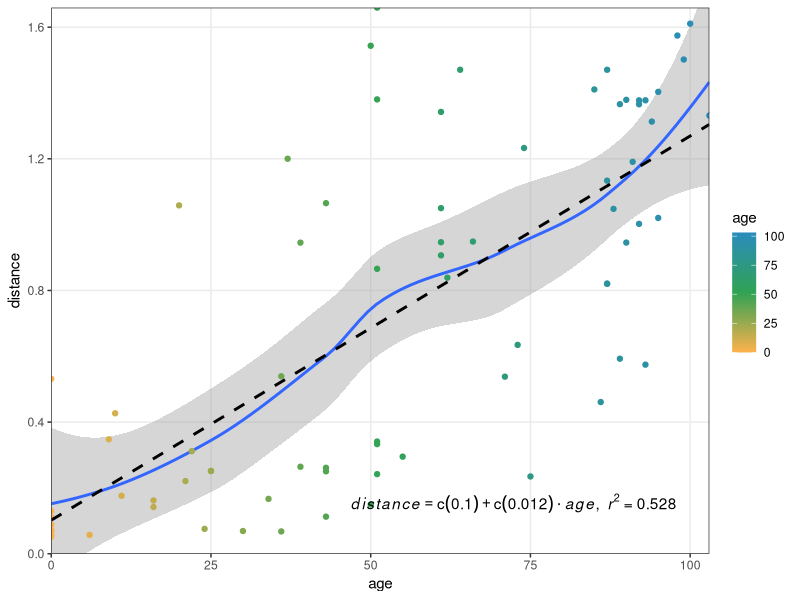
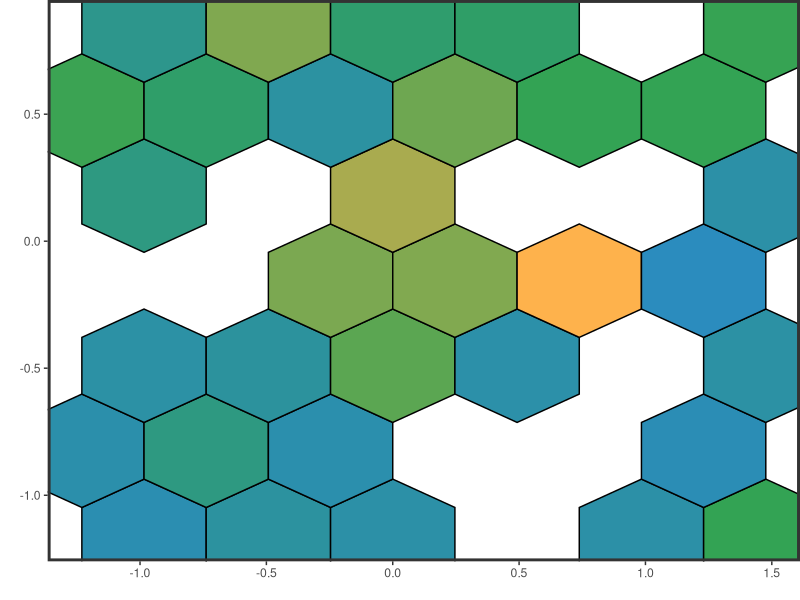

The R source for these figures, in order: (Note: this script raises an error after producing the figures.)
require(ggplot2); require(hexbin); require(gridExtra); require(reshape)

df <- read.table("age.F2.batch_intersect_mdscoords.txt", header=TRUE, comment ="", sep = "\t")
#df <- read.table("plots/mds.coords.aa.D.txt", header=TRUE, comment ="", sep = "\t")
dm <- read.table("metadata.txt", header=TRUE, comment ="", sep = "\t")
df <- merge(df,dm,by.x="lbl",by.y="label")

# compute distance, fit model
df$r <- sqrt((df$x-mean(df$x))^2+(df$y-mean(df$y))^2)
mdl <- lm(r ~ age, df)
eq <- substitute(italic(distance) == a + b%.% italic(age)*","~~italic(r)^2~"="~r2,
     list(a = format(coef(mdl)[1], digits = 2),
          b = format(coef(mdl)[2], digits = 2),
         r2 = format(summary(mdl)$r.squared, digits = 3)))
eq.lbl<-as.character(as.expression(eq))

pal <- colorRampPalette(c("#feb24c", "#31a354", "#2b8cbe"))

g1 <- ggplot() + geom_smooth(data = df, aes(x=age, y=r)) + geom_point(data = df, aes(x=age, y=r, color = age)) + scale_color_gradientn(colours=pal(nrow(df)))+
       geom_line(data = df, aes(x=age, y=r), stat="smooth", method = 'lm', formula = y~x, se=FALSE, linetype ="dashed", size = 1.0, color="black") +
       theme_bw() +
	   scale_x_continuous(expand=c(0,0)) + scale_y_continuous(name = "distance", expand=c(0,0), limits=c(0,max(df$r)), oob=scales::rescale_none) +
	   geom_text(aes(x = max(df$age), y = min(df$r), label = eq.lbl), hjust=1.1, vjust=-1.2, parse = TRUE) +
	   theme(panel.grid.minor = element_blank())#, panel.grid.major = element_blank())

g2 <- ggplot(df,aes(x=x,y=y, z=age)) + 
   stat_summary_hex(bins=5,color="black") + 
   scale_fill_gradientn(colours=pal(nrow(df))) + 
   theme_bw() + ylab("") + xlab("") +#scale_x_continuous(name="", limits=c(-2,2)) + scale_y_continuous(name="", limits=c(-1.5,1.5)) + 
   theme(panel.background = element_rect(fill = "transparent"),
   legend.position="none", 
   plot.margin = unit(c(0,0,0,0), "cm"),
   panel.grid.major = element_blank(), panel.grid.minor = element_blank(), panel.border=element_rect(size=2))
  
pdf("clust-dist.pdf")
 
v1<-viewport(width = 1, height = 1, x = 0.5, y = 0.5) #plot area for the main map
v2<-viewport(width = 0.4, height = 0.4, x = 0.3, y = 0.75) #plot area for the inset map
print(g1,vp=v1) 
print(g2,vp=v2)
  
dev.off()

df <- read.table("age.annot.trdb.summary.txt", header=TRUE, comment ="", sep = "\t")
df$sample_freq_in_matches <- as.vector(sapply(as.character(df$sample_freq_in_matches),as.numeric))#log10(as.vector(sapply(as.character(df$sample_freq_in_matches),as.numeric)))
df$average_clone_size <- log10(df$sample_freq_in_matches/df$sample_diversity_in_matches)

g1 <- ggplot(df, aes(age, average_clone_size)) + geom_point(aes(color = age)) + scale_color_gradientn(colours=pal(nrow(df)))+
      geom_smooth() + theme_bw() + ylab("Mean clonotype size, log10") + theme(legend.position="none") 

g2 <- ggplot(df, aes(age, sample_diversity_in_matches)) + geom_point(aes(color = age)) + scale_color_gradientn(colours=pal(nrow(df))) +
      geom_smooth() + theme_bw() + scale_y_continuous(name = "Number of clonotypes", limits = c(0,130), expand=c(0,0)) + theme(legend.position="none")

df <- read.table("age.diversity.txt", header=TRUE, comment ="", sep = "\t")
df$conv <- df$clones_nt/df$clones_aa-1

g3 <- ggplot(df, aes(age, conv)) + geom_point(aes(color = age)) + scale_color_gradientn(colours=pal(nrow(df))) +
      geom_smooth() + theme_bw() + ylab("Convergence") + theme(legend.position="none")

ge <- ggplot() + geom_point(aes(1,1), colour="white")+
     theme(                              
       plot.background  = element_blank(), 
       panel.grid.major = element_blank(), 
       panel.grid.minor = element_blank(), 
       panel.border     = element_blank(), 
       panel.background = element_blank(),
       axis.title.x     = element_blank(),
       axis.title.y     = element_blank(),
       axis.text.x      = element_blank(),
       axis.text.y      = element_blank(),
       axis.ticks       = element_blank()
     )
     
pdf("clust-details.pdf", useDingbats=FALSE)

grid.arrange(g3, g2, g1, ge, ge, ge, ncol =3, nrow=2)
      
dev.off()

#df$af <- cut(df$age, c(0, 1, 25, 50, 75, max(df$age)), include.lowest=TRUE)

#df.m <- melt(df, id.vars = "age", 
#             measure.vars = c("sample_freq_in_matches", "average_clone_size", "match_size", "sample_diversity_in_matches", "db_diversity_in_matches"))

#ggplot(subset(df.m, variable %in% c("average_clone_size", "sample_diversity_in_matches")), aes(age, value)) + 
#      geom_smooth() +
#      theme_bw() + ylab("") + scale_x_continuous(expand=c(0,0)) +
#      facet_grid(variable ~ ., scales = "free_y")

#df <- read.table("age.diversity.txt", header=TRUE, comment ="", sep = "\t")
#df$conv <- df$clones_nt/df$clones_aa-1
#ggplot(melt(tmp, id.vars = "age"), aes(age,value)) + geom_smooth() + facet_grid(variable ~ ., scales = "free_y")
#
#
#pairwise.t.test(df$average_clone_size, df$af, p.adjust.method = "holm")
